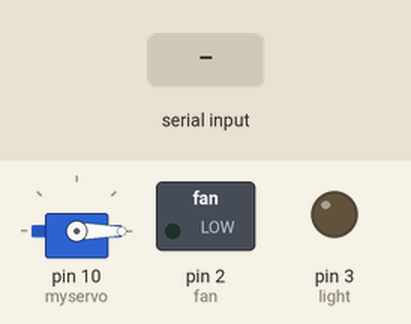
Simulated run of this program. Board: Arduino Uno, built with avr-gcc and run on an emulated ATmega328P. Parts: servo, switched loads named in the program (green lamp = pin HIGH), output pins drawn as LEDs (lit = HIGH). The inputs (shaded band) are chosen by the test bench. What the program prints to the serial monitor is not drawn.

Above: at 1.2 s.
1.3 s: "1\n" received over Serial
At 1.9 s:
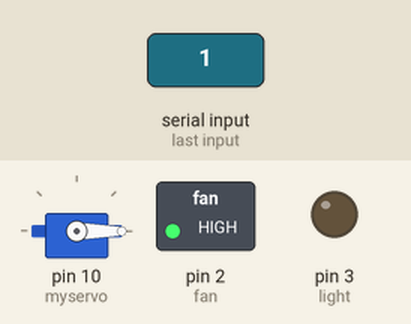
2.8 s: "3\n" received over Serial
At 3.8 s:
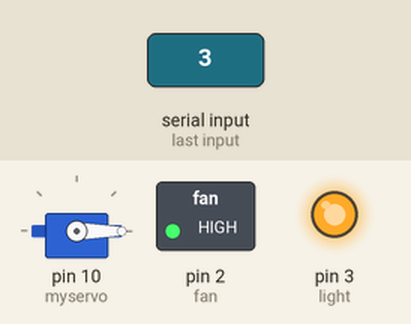
4.3 s: "2\n" received over Serial
At 5.0 s:
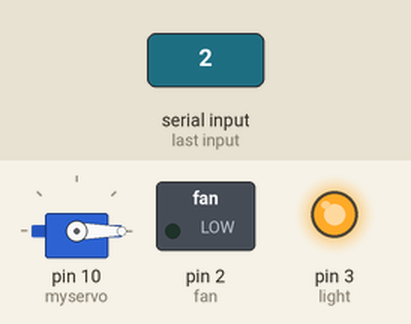
5.9 s: "5\n" received over Serial
At 7.2 s:
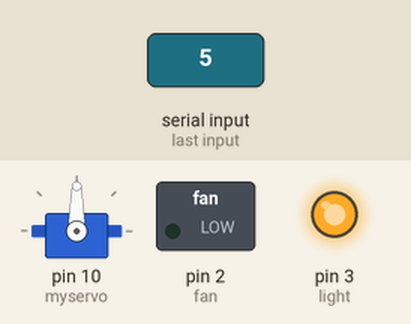
7.5 s: "4\n" received over Serial
At 8.6 s:
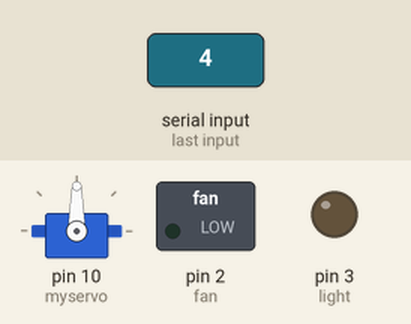
9.1 s: "1\n" received over Serial
At 9.7 s:
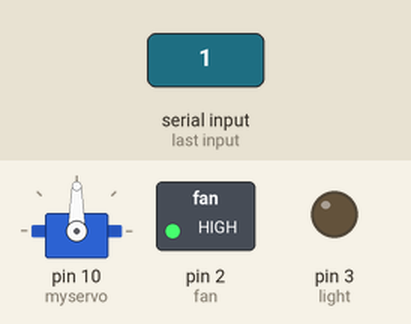
Timing chart, 0 to 11.7 s (numbered marks = the images above; inputs shaded):
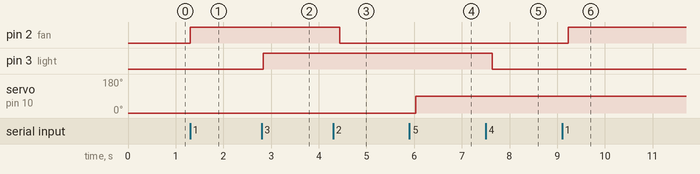

Measured:
- after the input at 1.3 s, pin 2 (fan): LOW → HIGH at once
- after the input at 2.8 s, pin 3 (light): LOW → HIGH at once
- after the input at 4.3 s, pin 2 (fan): HIGH → LOW after 0.14 s
- after the input at 5.9 s, servo on pin 10 (myservo): 0° → 90° after 0.13 s
- after the input at 7.5 s, pin 3 (light): HIGH → LOW after 0.13 s
- after the input at 9.1 s, pin 2 (fan): LOW → HIGH after 0.13 s

The program:

main.cpp
```cpp
#include <Arduino.h>
#include <Servo.h>
int fan = 2;
int light = 3;
Servo myservo;
void setup()
{
  // put your setup code here, to run once:
  Serial.begin(9600);
  pinMode(2, OUTPUT);
  pinMode(3, OUTPUT);
  pinMode(8, INPUT);
  myservo.attach(10);
  Serial.println("Welcome to homeAutomation simulation");
  myservo.write(0);
}

void loop()
{
  Serial.println("********************************");
  Serial.println("Enter 1 to turn on Fan");
  Serial.println("Enter 2 to turn off Fan");
  Serial.println("Enter 3 to turn on Light");
  Serial.println("Enter 4 to turn off Light");
  Serial.println("Enter 5 to turn on  Gate");
  Serial.println("Enter 6 to turn off Gate");
  Serial.println("Enter 7 to turn on all the devices");
  Serial.println("Enter 8 to turn off all the devices");
  Serial.println("********************************");
  while (Serial.available() == 0)
  {
  }
  int value = Serial.parseFloat();
  Serial.println(value);
  switch (value)
  {
  case 1:
    digitalWrite(fan, HIGH);
    Serial.println("Fan is turned ON");
    break;
  case 2:
    digitalWrite(fan, LOW);
    Serial.println("Fan is turned OFF");
    break;
  case 3:
    digitalWrite(light, HIGH);
    Serial.println("Light is turned ON");
    break;
  case 4:
    digitalWrite(light, LOW);
    Serial.println("Light is turned OFF");
    break;
  case 5:
    myservo.write(90);
    Serial.println("Gate is turned ON");
    break;
  case 6:
    myservo.write(0);
    Serial.println("Gate is turned OFF");
    break;
  case 7:
    Serial.println("All devices ON");
    digitalWrite(fan, HIGH);
    digitalWrite(light, HIGH);
    myservo.write(90);
    break;
  case 8:
    Serial.println("All devices are OFF");
    digitalWrite(fan, LOW);
    digitalWrite(light, LOW);
    myservo.write(2);
    break;
  default:
    Serial.println("enter the correct number");
    break;
  }
}
```
